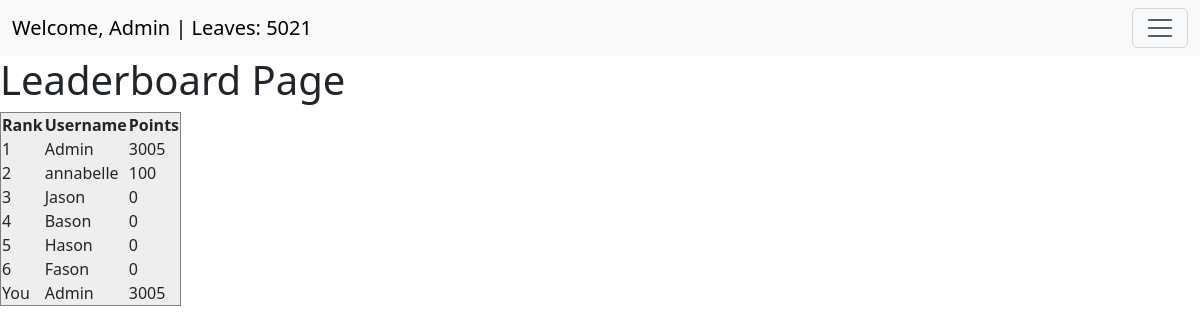
Before: /leaderboard (signed in) with the older database file.
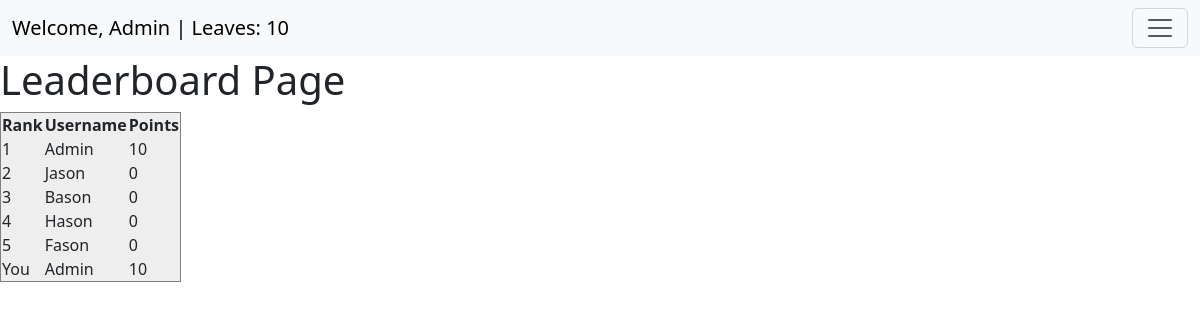
After: the same page with the newer database file.
### user_management/models.py (models this page shows, shortened)
class CustomUser(AbstractUser):
    email = models.EmailField(null=True, blank=True) # Allows no email, potentially remove in sprint 2
    friends = models.ManyToManyField("self", symmetrical=True, blank=True)
    owned_plants = models.ManyToManyField("garden.Plant", related_name="owners")
    objects = CustomUserManager()

class UserStats(models.Model):
    user = models.OneToOneField(CustomUser, on_delete=models.CASCADE, related_name="stats")
    leaves = models.IntegerField(default=0)
    points = models.IntegerField(default=0)
    class Meta:
        verbose_name = "User Stats"
        verbose_name_plural = "User Stats"

### main/views.py (the view)
# urls.py: path("leaderboard", views.leaderboard, name="leaderboard"),
@login_required(login_url="/auth/login")
def leaderboard(request):
    context = get_leaderboard(request).content
    context = json.loads(context)
    context['points'] = UserStats.objects.get(user_id=request.user.id).points
    return render(request, "leaderboard.html", context)

### main/views.py (called while the page is built)
@api_view(['GET'])
def get_leaderboard(request):
    leaders = UserStats.objects.raw("SELECT id, user_id, points FROM user_management_userstats ORDER BY points DESC LIMIT 10")
    data = {'leaderboard': []}
    for person in leaders:
        id = person.user_id
        username = CustomUser.objects.get(pk=id).get_username()
        points = person.points
        data['leaderboard'].append({'username': username, 'points': points})
    return JsonResponse(data)

### main/templates/leaderboard.html (shortened to what this page needs)
{% extends 'base.html' %}
{% load auth_extras %}
{% block content %}
<h1>Leaderboard Page</h1>
<table style="background-color:#eee" border="1px solid black">
    <tr>
        <th>Rank</th>
        <th>Username</th>
        <th>Points</th>
    </tr>
    {% for item in leaderboard %}
    <tr>
        <td>{{forloop.counter}}</td>
        <td>{{item.username}}</td>
        <td>{{item.points}}</td>
    </tr>
    {% endfor %}
    {% if user.is_authenticated %}
    <tr>
        <td>You</td>
        <td>{{user.username}}</td>
        <td>{{points}}</td>
    </tr>
    {% endif %}
  </table>
{% endblock %}

### main/templates/base.html (shortened to what this page needs)
<html lang="en">
<head>
    <link href="https://cdn.jsdelivr.net/npm/bootstrap@5.3.3/dist/css/bootstrap.min.css" rel="stylesheet">
</head>
<body>
<nav class="navbar navbar-light bg-light">
    <div class="container-fluid">
        <a class="navbar-brand me-auto" href="#">
            {% if user.is_authenticated %}
                Welcome, {{ user.username }} | Leaves: {{ user.stats.leaves }}
            {% else %}
                Guest
            {% endif %}
        </a>
        <button class="navbar-toggler" type="button" data-bs-toggle="collapse" data-bs-target="#navbarSupportedContent"
            aria-controls="navbarSupportedContent" aria-expanded="false" aria-label="Toggle navigation">
            <span class="navbar-toggler-icon"></span>
        </button>
    </div>
</nav>
{% block content %}
{% endblock %}
</body>
</html>

Changed rows visible on the page:
removed CustomUser: username "annabelle", points "100"
changed CustomUser "Admin": stats.leaves "5021" → "10"; points "3005" → "10"
Other visible differences:
{{ points }}: "3005" → "10"
